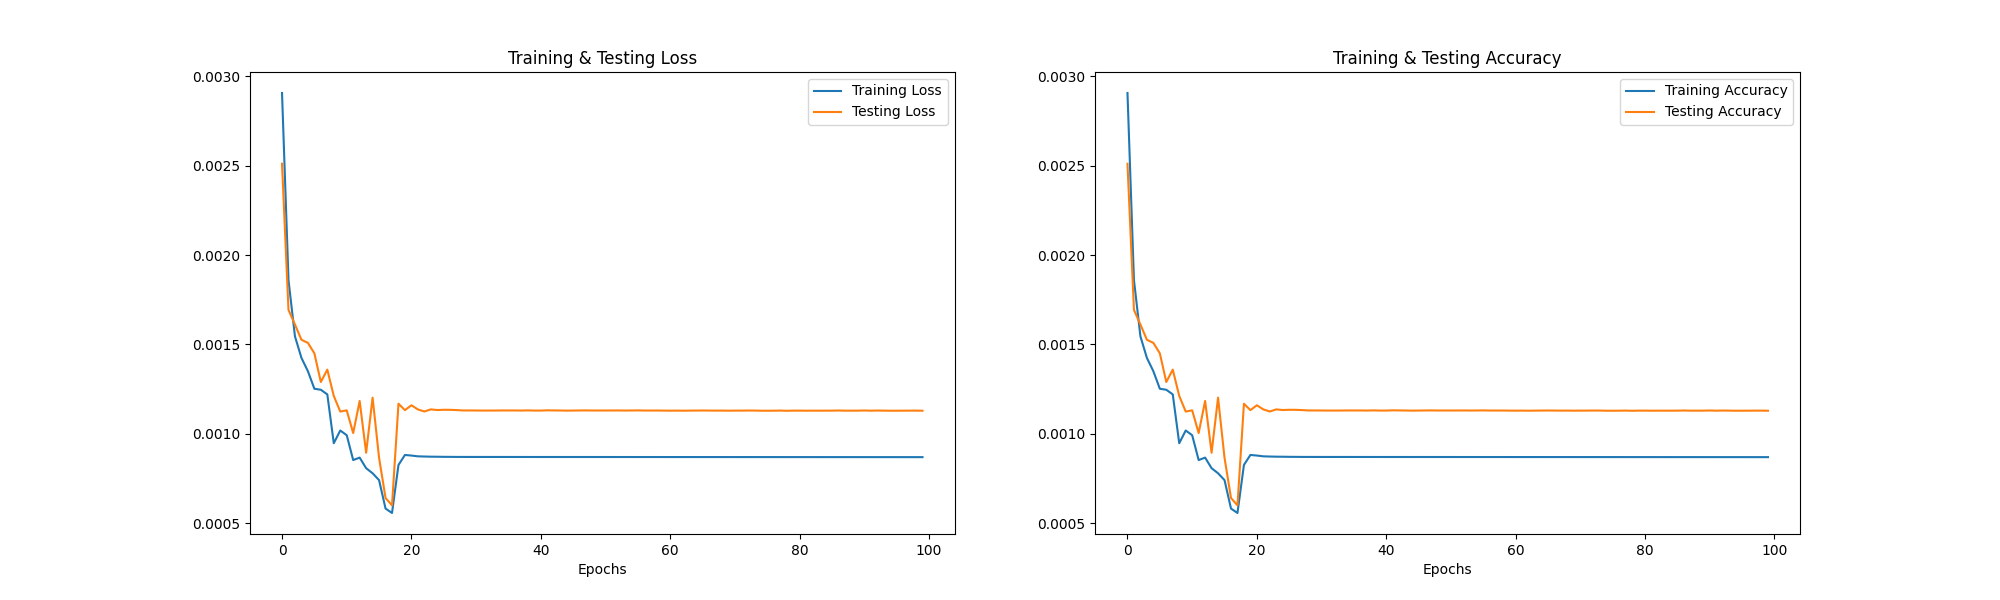

Write Python code to recreate this figure.
import pandas as pd
import numpy as np
import tensorflow as tf

import math

import os
import sys
import glob

import librosa
import librosa.display
import seaborn as sns
import matplotlib.pyplot as plt

from sklearn.preprocessing import StandardScaler, OneHotEncoder
from sklearn.metrics import confusion_matrix, classification_report
from sklearn.model_selection import train_test_split
from sklearn.metrics import r2_score

from IPython.display import Audio

import keras
from keras.callbacks import ReduceLROnPlateau
from keras.models import Sequential
from keras.layers import Dense, Conv1D, MaxPooling1D, Flatten, Dropout, BatchNormalization
from keras.callbacks import ModelCheckpoint

def divide_into_frames(data,frame_length=2048, hop_length = 512):
    output = []
    n_frame = math.ceil(len(data)/hop_length)
    for i in range(n_frame-1):
        start_index = i * hop_length
        if start_index + frame_length > len(data):
            end_index = len(data)-hop_length*(n_frame-i)
            output.append(data[end_index-frame_length:end_index])
        else:
            output.append(data[start_index:start_index+frame_length])
    output.append(data[frame_length*(-1):])
    return np.array(output)
def oob(test, pred, sensitivity):
    hit = 0
    total = len(test)
    for x in range(len(test)):
        result = np.absolute(test[x]-pred[x])
        result = np.where(result <= sensitivity, 1, 0).sum()
        hit += result
    return hit/total
#data
# Paths for data.
train_data_path = sorted(glob.glob("../../new_directory/train/*.csv"))
val_data_path = sorted(glob.glob("../../new_directory/validation/*.csv"))
test_data_path = sorted(glob.glob("../../new_directory/test/*.csv"))


label_base_directory = "../../frame_features/zcr/"

#Data preprocessing
train_data = []
train_label = []
for path in train_data_path:
    filename = "/".join(path.split("/")[-2:])
    data = pd.read_csv(path).values.reshape(1,-1)[0]
    train_data += list(divide_into_frames(data))
    label = list(pd.read_csv(label_base_directory+filename,header=None).values.reshape(1,-1)[0])
    train_label += label
train_data = np.array(train_data)
train_label = np.array(train_label)
print("train data: " , train_data.shape)
print("train label: " , train_label.shape)

val_data = []
val_label = []
for path in val_data_path:
    filename = "/".join(path.split("/")[-2:])
    data = pd.read_csv(path).values.reshape(1,-1)[0]
    val_data += list(divide_into_frames(data))
    label = list(pd.read_csv(label_base_directory+filename,header=None).values.reshape(1,-1)[0])
    val_label += label
val_data = np.array(val_data)
val_label = np.array(val_label)
print("validation data: " , val_data.shape)
print("validation label: " , val_label.shape)

test_data = []
test_label = []
for path in test_data_path:
    filename = "/".join(path.split("/")[-2:])
    data = pd.read_csv(path).values.reshape(1,-1)[0]
    test_data += list(divide_into_frames(data))
    label = list(pd.read_csv(label_base_directory+filename,header=None).values.reshape(1,-1)[0])
    test_label += label
test_data = np.array(test_data)
test_label = np.array(test_label)
print("test data: " , test_data.shape)
print("test label: " , test_label.shape)

#zcr model
model = Sequential()
model.add(Conv1D(16,kernel_size=16,strides=4, padding='valid', activation='relu',name='zcr_1',input_shape=(2048, 1)))
model.add(Flatten())
model.add(Dense(32, activation="relu",name = "zcr"+"_2"))
model.add(Dense(32, activation="relu",name = "zcr"+"_3"))
model.add(Dense(32, activation="relu",name = "zcr"+"_4"))
model.add(Dense(1, activation="relu",name="zcr"+"_output"))

model.compile(optimizer='adam',loss='mse',metrics=['mse','mae'])


rlrp = ReduceLROnPlateau(monitor='loss', factor=0.4, verbose=0, patience=2, min_lr=0.0000001)
history = model.fit(train_data, train_label, batch_size=64, epochs=100, validation_data=(val_data, val_label), callbacks=[rlrp])

pred = model.predict(test_data)
r_squared = r2_score(test_label, pred)
oob_value = oob(test_label,pred,0.022)
print("r squared value: " + str(r2_score(test_label, pred)))
print("oob 0.022: "+  str(oob_value))
print("oob 0.01: "+  str(oob(test_label,pred,0.01)))
print("oob 0.001: "+  str(oob(test_label,pred,0.001)))
print("oob 0.0001: "+  str(oob(test_label,pred,0.0001)))
print("oob 0.00001: "+  str(oob(test_label,pred,0.00001)))

test_mse = model.evaluate(test_data,test_label)[1]
print("MSE of our model on test data : " , test_mse , "%")

epochs = [i for i in range(100)]
fig , ax = plt.subplots(1,2)
train_acc = history.history['mse']
train_loss = history.history['loss']
test_acc = history.history['val_mse']
test_loss = history.history['val_loss']

fig.set_size_inches(20,6)
ax[0].plot(epochs , train_loss , label = 'Training Loss')
ax[0].plot(epochs , test_loss , label = 'Testing Loss')
ax[0].set_title('Training & Testing Loss')
ax[0].legend()
ax[0].set_xlabel("Epochs")

ax[1].plot(epochs , train_acc , label = 'Training Accuracy')
ax[1].plot(epochs , test_acc , label = 'Testing Accuracy')
ax[1].set_title('Training & Testing Accuracy')
ax[1].legend()
ax[1].set_xlabel("Epochs")
plt.show()
plt.savefig("FIN_zcr.png")
model.save("FIN_zcr")